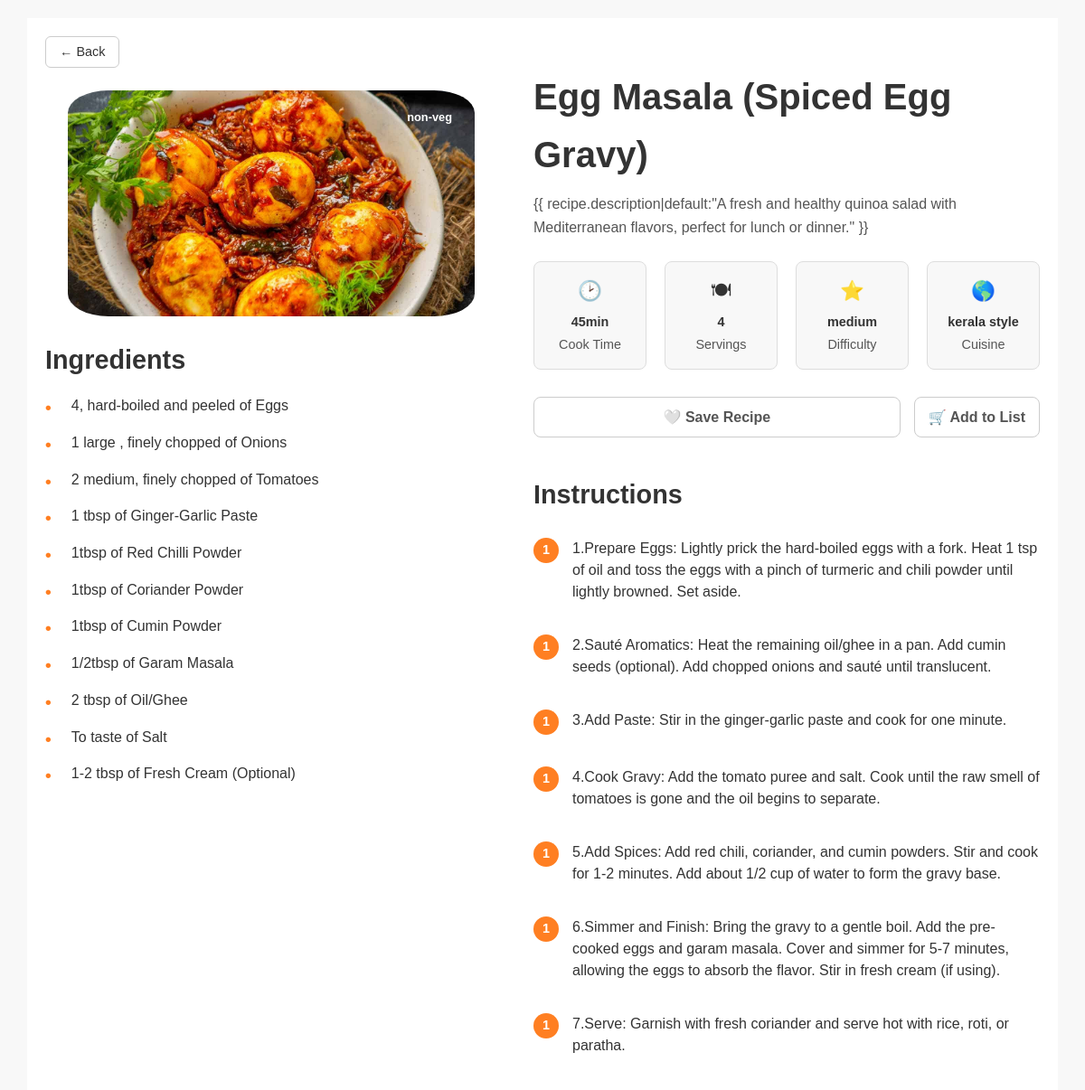
The app's page /recipe/6/ (signed in) with its own data.
### recipes/models.py (models this page shows, shortened)
class Recipe(models.Model):
    CATEGORY_CHOICES = [
        ('veg', 'Veg'),
        ('non-veg', 'Non-Veg'),
    ]
    MEAL_CHOICES = [
        ('breakfast', 'Breakfast'),
        ('lunch', 'Lunch'),
        ('dinner', 'Dinner'),
    ]
    RECIPE_TYPE_CHOICES = [
        ('sweet', 'Sweet'),
        ('meals', 'Meals'),
        ('side', 'Side Dish'),
        ('snacks', 'Snacks'),
    ]
    DIFFICULTY_CHOICES = [
        ('easy', 'Easy'),
        ('medium', 'Medium'),
        ('hard', 'Hard'),
    ]
    name = models.CharField(max_length=200)
    short_description = models.TextField()
    instructions = models.TextField()
    image = models.ImageField(upload_to='recipes/')
    category = models.CharField(max_length=20, choices=CATEGORY_CHOICES)
    meal_time = models.CharField(max_length=20, choices=MEAL_CHOICES)
    recipe_type = models.CharField(max_length=20, choices=RECIPE_TYPE_CHOICES)
    created_by = models.ForeignKey(User, on_delete=models.CASCADE)
    cook_time = models.CharField(
        max_length=50,
        help_text="e.g., '25 min', '1 hr 15 min'"
    )
    servings = models.IntegerField(
        default=4,
        help_text="Number of people this recipe serves"
    )
    difficulty = models.CharField(
        max_length=20,
        choices=DIFFICULTY_CHOICES,
        default='easy'
    )
    cuisine = models.CharField(
        max_length=100,
        help_text="e.g., 'Mediterranean', 'Indian', 'Italian'"
    )

class Ingredient(models.Model):
    recipe = models.ForeignKey(Recipe, on_delete=models.CASCADE, related_name='ingredients_list')
    name = models.CharField(max_length=100)
    quantity = models.CharField(max_length=50, help_text="e.g., '1 cup', '2 large', '1 tsp'")
    def __str__(self):
        return f"{self.quantity} of {self.name}"

### recipes/views.py (the view)
# urls.py: path('recipe/<int:id>/', views.recipe_detail, name='recipe_detail'),
@login_required(login_url='/accounts/signup/')
def recipe_detail(request, id):
    recipe = get_object_or_404(Recipe, id=id)
    ingredients = recipe.ingredients_list.all()
    if recipe.instructions:
        instructions_list = [step.strip() for step in recipe.instructions.split('\n') if step.strip()]
    else:
        instructions_list = []
    is_favorite = False
    if request.user.is_authenticated:
        is_favorite = Favorite.objects.filter(user=request.user, recipe_id=recipe.id).exists()
    context = {
        "recipe": recipe,
        "ingredients": ingredients,
        "instructions_list": instructions_list,
        "is_favorite": is_favorite,
    }
    return render(request, "recipes/recipe_detail.html", context)

### recipes/templates/recipes/recipe_detail.html (shortened to what this page needs)
{% load static %}
<!DOCTYPE html>
<html lang="en">
  <head>
    <link rel="stylesheet" href="{% static 'style.css' %}" />
  </head>
  <body>
      <div class="container">
        <a href="javascript:history.back()" class="back-link">← Back</a>
        <div class="content-layout">
          <div class="left-panel">
            {% if recipe.image %}
            <div class="image-container">
              <img
                src="{{ recipe.image.url }}"
                alt="{{ recipe.name }}"
                class="recipe-image"
              />
              <span class="category-tag"
                >{{ recipe.category|default:"Vegetarian" }}</span
              >
            </div>
            {% endif %}
            <div class="ingredients-container">
              <h3>Ingredients</h3>
              <ul class="ingredients-list">
                {% for ingredient in ingredients %}
                <li>{{ ingredient }}</li>
                {% endfor %}
              </ul>
            </div>
          </div>
          <div class="right-panel">
            <h1 class="recipe-title">{{ recipe.name }}</h1>
            <p class="recipe-description">
              {{ recipe.description|default:"A fresh and healthy quinoa salad
              with Mediterranean flavors, perfect for lunch or dinner." }}
            </p>
            <div class="details-grid">
              <div class="detail-card">
                <div class="detail-icon">🕑</div>
                <div class="detail-value">
                  {{ recipe.cook_time|default:"25 min" }}
                </div>
                Cook Time
              </div>
              <div class="detail-card">
                <div class="detail-icon">🍽</div>
                <div class="detail-value">
                  {{ recipe.servings|default:"4 Servings" }}
                </div>
                Servings
              </div>
              <div class="detail-card">
                <div class="detail-icon">⭐</div>
                <div class="detail-value">
                  {{ recipe.difficulty|default:"Easy" }}
                </div>
                Difficulty
              </div>
              <div class="detail-card">
                <div class="detail-icon">🌎</div>
                <div class="detail-value">
                  {{ recipe.cuisine|default:"Cuisine" }}
                </div>
                Cuisine
              </div>
            </div>
            <div class="recipe-actions">
              <button id="fav-btn-{{ recipe.id }}" class="btn-favorite {% if is_favorite %}saved{% endif %}"  onclick="toggleDetailFavorite({{ recipe.id }})">
                {% if is_favorite %} ❤️ Saved to Favorites {% else %} 🤍 Save Recipe {% endif %} </button>
                <form action="{% url 'add_recipe_ingredients_to_list' recipe.id %}" method="post" style="display: inline;">
                <button type="submit" class="btn-shopping-list" title="Add ingredients to shopping list"> 🛒 Add to List </button>
              </form>
            </div>
            <div class="instructions-container">
              <h3>Instructions</h3>
              <ol class="instructions-list">
                {% for instruction in instructions_list %}
                <li>
                  <div>{{ instruction }}</div>
                </li>
                {% endfor %}
              </ol>
            </div>
          </div>
        </div>
      </div>
  </body>
</html>

### static/style.css (style rules this page uses)
:root { --primary-color: #ff5722; --secondary-color: #333; --text-color: #555; --light-bg: #f8f8f8; --white: #fff; --card-shadow: 0 4px 8px rgba(0, 0, 0, 0.05); }
html { scroll-behavior: smooth; }
* { box-sizing: border-box; margin: 0; padding: 0; }
body { font-family: Arial, sans-serif; line-height: 1.6; background-color: var(--light-bg); color: var(--text-color); }
a { text-decoration: none; color: var(--primary-color); transition: color 0.2s ease; }
h1, h2, h3 { color: var(--secondary-color); margin-bottom: 0.5em; }
.image-container { margin: 25px; border-radius: 15px; position: relative; height: 250px; overflow: hidden; }
.image-container img { width: 100%; height: 250px; object-fit: cover; }
.category-tag { position: absolute; top: 15px; right: 15px; padding: 5px 10px; border-radius: 5px; color: var(--white); font-size: 0.8em; font-weight: bold; }
.back-link { display: inline-flex; align-items: center; gap: 8px; padding: 5px 15px; border-radius: 6px; background: transparent; color: var(--secondary-color); border: 1px solid #ccc; font-size: 0.9em; font-weight: 500; text-decoration: none; transition: all 0.2s ease; }
.container { max-width: 1100px; margin: 20px auto; padding: 20px; background-color: var(--white); box-shadow: none; line-height: 1.6; }
.content-layout { display: flex; gap: 40px; }
.left-panel { flex: 0 0 500px; }
.right-panel { flex: 1; }
.recipe-image { width: 70%; height: 500px; object-fit: cover; border-radius: 10%; }
.recipe-title { font-size: 2.5em; font-weight: bold; color: var(--secondary-color); margin-bottom: 10px; }
.recipe-description { font-size: 1em; color: var(--text-color); margin-bottom: 25px; }
.details-grid { display: flex; gap: 20px; margin-bottom: 30px; flex-wrap: wrap; }
.detail-card { flex: 1; text-align: center; padding: 15px 10px; border: 1px solid #ddd; border-radius: 8px; background-color: var(--light-bg); box-shadow: none; font-size: 0.9em; color: var(--text-color); }
.detail-icon { font-size: 1.5em; color: var(--secondary-color); margin-bottom: 5px; }
.detail-value { font-weight: bold; color: var(--secondary-color); font-size: 1em; margin-bottom: 2px; }
.recipe-actions { margin-bottom: 40px; display: flex; gap: 15px; flex-wrap: wrap; }
.recipe-actions button { flex-grow: 1; background: none; border: 1px solid #ccc; color: var(--text-color); padding: 12px 15px; border-radius: 8px; cursor: pointer; display: inline-flex; justify-content: center; align-items: center; gap: 8px; font-size: 1em; font-weight: 600; transition: background-color 0.2s, color 0.2s; }
.btn-favorite { background-color: #f8f9fa; color: #333; border: 1px solid #ddd; }
.btn-shopping-list { background-color: #28a745; color: white; border: 1px solid #28a745; }
.ingredients-container h3, .instructions-container h3 { font-size: 1.8em; font-weight: bold; color: var(--secondary-color); margin-bottom: 15px; border-bottom: none; padding-bottom: 0; }
.ingredients-list li { margin-bottom: 10px; color: var(--secondary-color); display: flex; align-items: flex-start; font-size: 1em; }
.ingredients-list li::before { content: '•'; color: #ff7f22; font-weight: bold; display: inline-block; width: 1em; margin-right: 0.5em; font-size: 1.2em; }
.instructions-list li { margin-bottom: 15px; padding: 10px 0; line-height: 1.5; display: flex; align-items: flex-start; font-size: 1em; color: var(--secondary-color); }
.instructions-list li::before { content: counter(step-counter); counter-increment: step-counter; background: #ff7f22; color: white; border-radius: 50%; min-width: 28px; height: 28px; display: inline-flex; justify-content: center; align-items: center; margin-right: 15px; font-weight: bold; flex-shrink: 0; font-size: 0.9em; }
@media screen and (max-width: 1200px) { .container { max-width: 95%; } }

### records on screen
Recipe: image (picture), category "non-veg", name "Egg Masala (Spiced Egg Gravy)", cook_time "45min", servings "4", difficulty "medium", cuisine "kerala style"
Ingredient: quantity+name "4, hard-boiled and peeled of Eggs"
Ingredient: quantity+name "1 large , finely chopped of Onions"
Ingredient: quantity+name "2 medium, finely chopped of Tomatoes"
Ingredient: quantity+name "1 tbsp of Ginger-Garlic Paste"
Ingredient: quantity+name "1tbsp of Red Chilli Powder"
Ingredient: quantity+name "1tbsp of Coriander Powder"
Ingredient: quantity+name "1tbsp of Cumin Powder"
Ingredient: quantity+name "1/2tbsp of Garam Masala"
Ingredient: quantity+name "2 tbsp of Oil/Ghee"
Ingredient: quantity+name "To taste of Salt"
Ingredient: quantity+name "1-2 tbsp of Fresh Cream (Optional)"

### other values on screen
{{ instruction }} "1.Prepare Eggs: Lightly prick the hard-boiled eggs with a fork. Heat 1 tsp of oil and toss the eggs with a pinch of turmeric and chili powder until lightly browned. Set aside." "2.Sauté Aromatics: Heat the remaining oil/ghee in a pan. Add cumin seeds (optional). Add chopped onions and sauté until translucent." "3.Add Paste: Stir in the ginger-garlic paste and cook for one minute." "4.Cook Gravy: Add the tomato puree and salt. Cook until the raw smell of tomatoes is gone and the oil begins to separate." "5.Add Spices: Add red chili, coriander, and cumin powders. Stir and cook for 1-2 minutes. Add about 1/2 cup of water to form the gravy base." "7.Serve: Garnish with fresh coriander and serve hot with rice, roti, or paratha."
